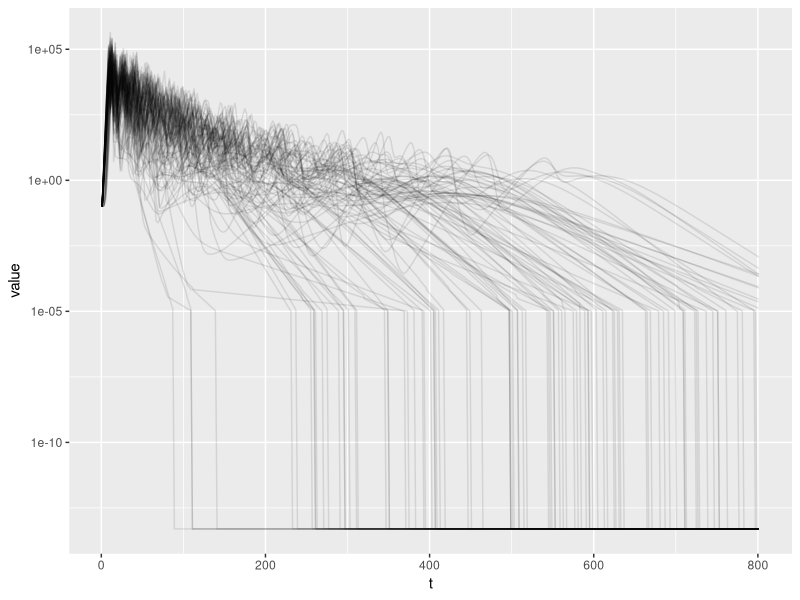
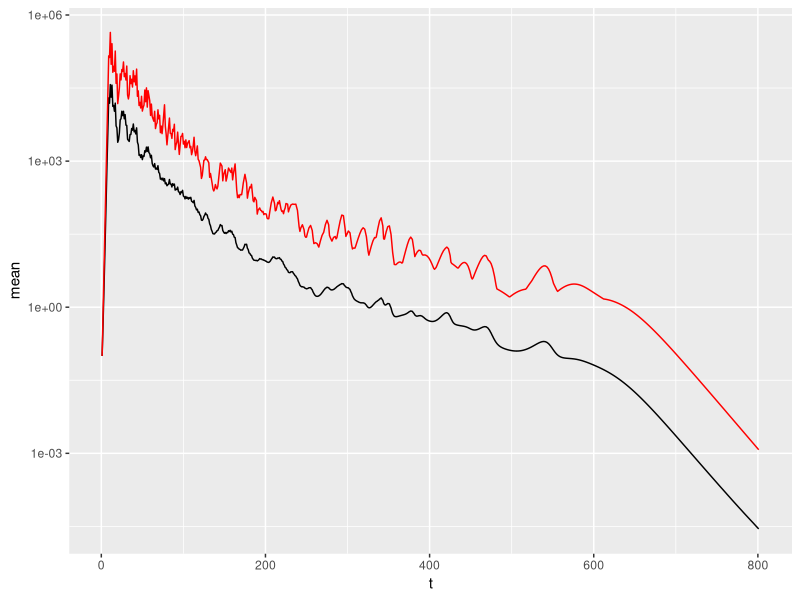
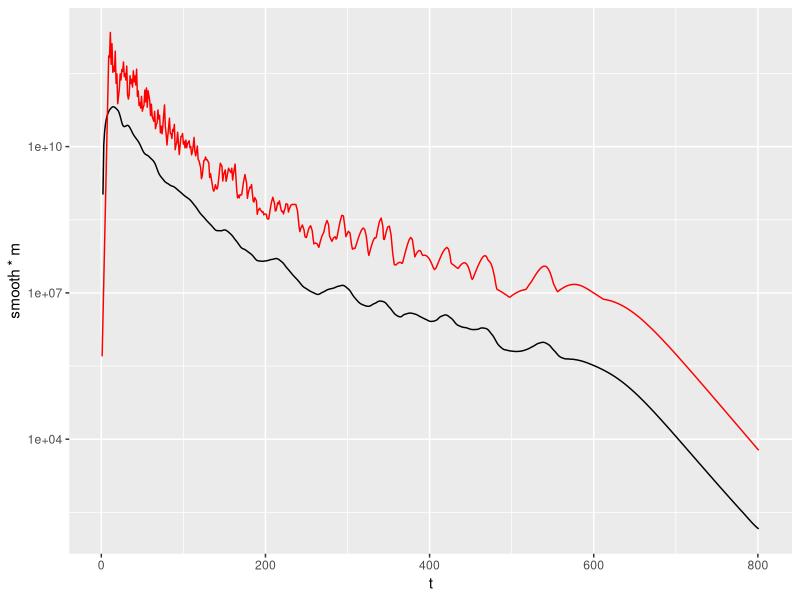

Here is the R script that generated these plots, in order:
library(ggplot2)
library(reshape2)
library(zoo)

popSizes <- t(read.table("Asexuals_100.txt",sep="\t"))
popSizes <- as.data.frame(popSizes)
popSizes$t <- c(1:dim(popSizes)[[1]])

popSizes.m <- melt(popSizes,id.vars=c("t"))
ggplot(popSizes.m,aes(x=t,y=value,group=variable)) + geom_line(alpha=0.1) + scale_y_log10()


popSizes$mean <- apply(popSizes[,1:100],1,FUN=mean,na.rm=T)
popSizes$max <- apply(popSizes[,1:100],1,FUN=max,na.rm=T)

ggplot(popSizes,aes(x=t,y=mean)) + geom_line() + geom_line(aes(x=t,y=max),colour="red") + scale_y_log10()

smoothmax <- loess(value ~ t, span=0.05, popSizes.m)
popSizes$smooth <- predict(smoothmax,data.frame(t=popSizes$t))

#loess smooth max values, repredict from dates
#popSizes$smooth*5e6
m=5e6
ggplot(popSizes,aes(x=t,y=smooth*m)) + geom_line() + geom_line(aes(x=t,y=max*m),colour="red") + scale_y_log10()
maxtab <- cbind(popSizes$t,predict(smoothmax,data.frame(t=popSizes$t))*m)
colnames(maxtab) <- c("T","C")
